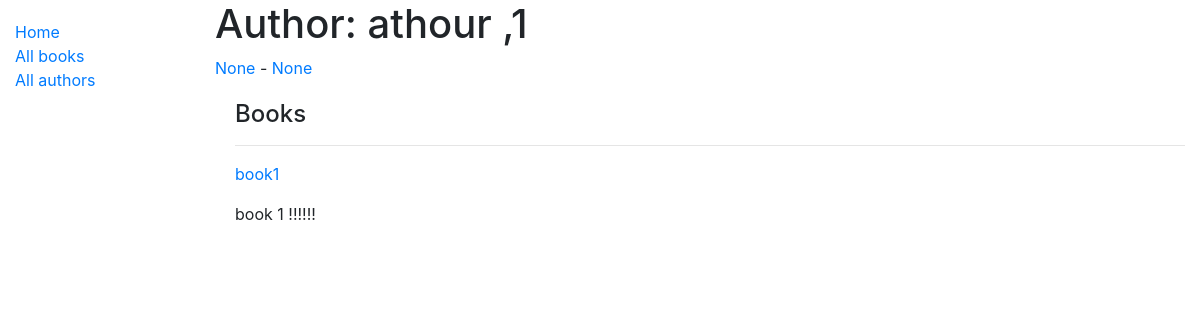
Page /catalog/author/2 on the earlier database version.
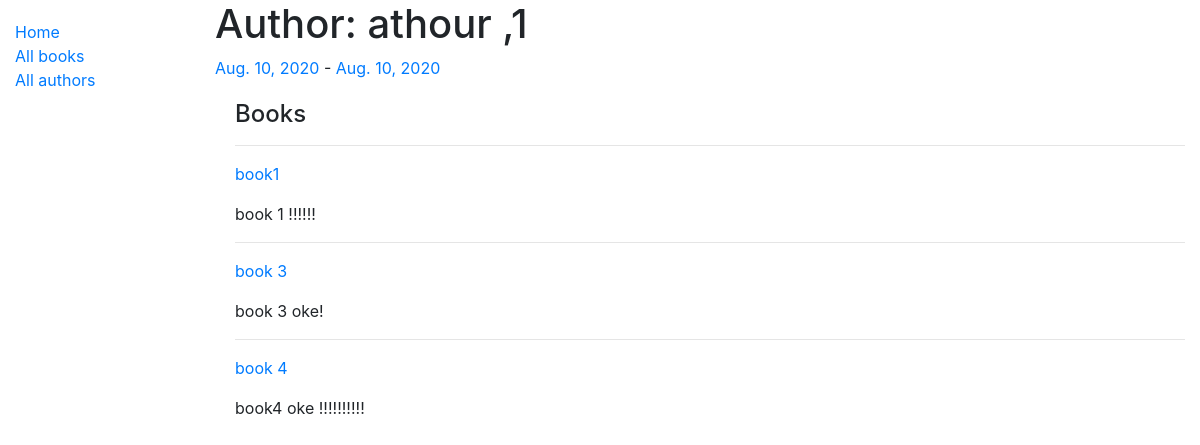
Same page on the later database version.
### catalog/models.py (models this page shows, shortened)
class Author(models.Model):
    first_name = models.CharField(max_length=100)
    last_name = models.CharField(max_length=100)
    date_of_birth = models.DateField(null=True, blank=True)
    date_of_death = models.DateField('Died', null=True, blank=True)
    class Meta:
        ordering = ['last_name', 'first_name']

class Book(models.Model):
    title = models.CharField(max_length=200)
    author = models.ForeignKey('Author', on_delete=models.SET_NULL, null=True)
    summary = models.TextField(
        max_length=1000, help_text='Enter a brief description of the book')
    isbn = models.CharField(
        'ISBN', max_length=13, help_text='13 Character <a href="https://www.isbn-international.org/content/what-isbn">ISBN number</a>')
    genre = models.ManyToManyField(
        Genre, help_text='Select a genre for this book')
    def get_absolute_url(self):
        return reverse('book-detail', args=[str(self.id)])
    def display_genre(self):
        """Create a string for the Genre. This is required to display genre in Admin."""
        return ', '.join(genre.name for genre in self.genre.all()[:3])
    display_genre.short_description = 'Genre'

### catalog/views.py (the view, shortened to what this page needs)
# urls.py: path('author/<int:pk>', views.AuthorDetailView.as_view(), name='author-detail'),
class AuthorDetailView(generic.DetailView):
    model = Author

### catalog/templates/catalog/author_detail.html (shortened to what this page needs)
{% extends "base_generic.html" %}
{% block content %}
<h1>Author:  {{ author.first_name}} ,{{ author.last_name}}</h1>
  <p><a href="">{{ author.date_of_birth}}</a> - <a href="">{{ author.date_of_death}}</a></p>
  <div style="margin-left:20px;margin-top:20px">
    <h4>Books</h4>
    {% for book in author.book_set.all %}
      <hr>
      {% if book.status != 'a' %}
        <p> <a href="{{ book.get_absolute_url }}">{{book.title}}</a></p>
      {% endif %}
      <p> {{ book.summary }}</p>
    {% endfor %}
  </div>
{% endblock %}

Differences in the rows shown:
changed Author "athour": date_of_birth "None" → "Aug. 10, 2020"; date_of_death "None" → "Aug. 10, 2020"
added Book: title "book 3", summary "book 3 oke!"
added Book: title "book 4", summary "book4 oke !!!!!!!!!!"
